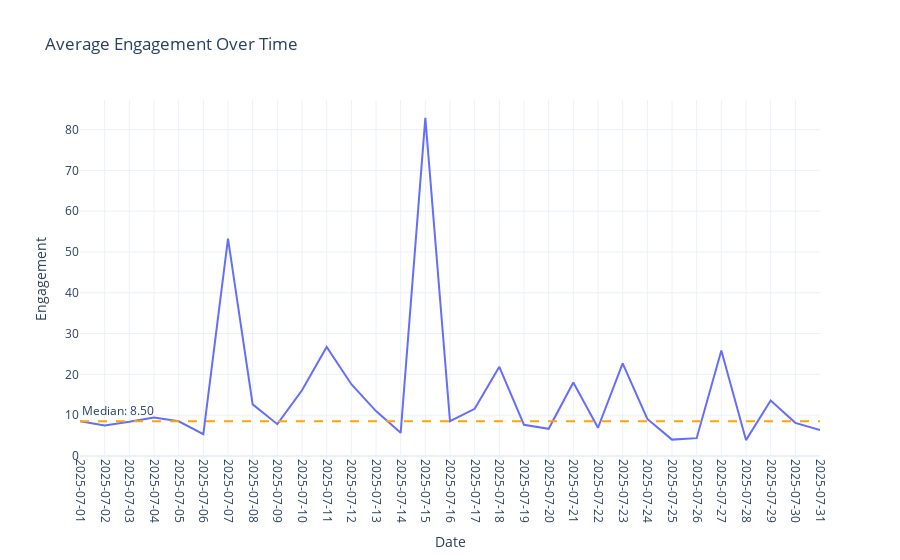

Notebook code cell kept with this figure:
### Code cell
# ---------------------------------------------
# Challenge 3: Engagement Metrics Over Time (Optimized for Large Datasets)
# ---------------------------------------------
# This cell visualizes average engagement over time, using efficient filtering and aggregation.
# Optimization: Vectorized groupby, memory management.

# Use the cleaned DataFrame for all analysis
df = df_final

# 1. Efficient Filtering: Only keep stories with valid engagement and dates
df_engagement = df[df['Engagement'].notnull() & df['Parsed Date'].notnull()]

engagement_daily = df_engagement.groupby('Parsed Date')['Engagement'].mean()
# Remove 08-01 from the date index if present
engagement_daily = engagement_daily[~(engagement_daily.index.strftime('%m-%d') == '08-01')]
# Ensure all dates are shown on the x-axis
# Create a complete date range from min to max date
date_range = pd.date_range(start=engagement_daily.index.min(), end=engagement_daily.index.max(), freq='D')
engagement_daily = engagement_daily.reindex(date_range, fill_value=0)

plt.figure(figsize=(14,6))
sns.lineplot(x=engagement_daily.index, y=engagement_daily.values, marker='o', color='darkgreen', label='Average Engagement')
plt.title('Average Engagement Over Time')
plt.xlabel('Date')
plt.ylabel('Engagement')
# Set major ticks for every day and minor ticks for better granularity
plt.xticks(rotation=90, ha='center', fontsize=8)
plt.gca().xaxis.set_major_locator(plt.matplotlib.dates.DayLocator())
plt.gca().xaxis.set_minor_locator(plt.matplotlib.dates.AutoDateLocator())
plt.gca().xaxis.set_major_formatter(plt.matplotlib.dates.DateFormatter('%Y-%m-%d'))
plt.gca().tick_params(axis='x', which='minor', length=4, color='gray')
# Add median line
median_value = np.median(engagement_daily.values)
plt.axhline(median_value, color='orange', linestyle='--', linewidth=2, label=f'Median: {median_value:.2f}')
plt.legend()
plt.tight_layout()
plt.show()

import plotly.express as px
fig = px.line(x=engagement_daily.index, y=engagement_daily.values,
              title='Average Engagement Over Time',
              labels={'x': 'Date', 'y': 'Engagement'})
# Add median line to plotly
fig.add_hline(y=median_value, line_dash='dash', line_color='orange', annotation_text=f'Median: {median_value:.2f}', annotation_position='top left')
fig.update_layout(template='plotly_white', xaxis=dict(tickangle=90, tickmode='array', tickvals=list(engagement_daily.index), ticktext=[d.strftime('%Y-%m-%d') for d in engagement_daily.index]))
fig.show()

# Memory usage monitoring and cleanup
import sys
print(f"Memory usage (MB): {sys.getsizeof(df_engagement) / 1e6:.2f}")
del df_engagement

### Figure 1 — Plotly figure (JSON) as saved in the notebook; plotly's stock layout.template omitted (floating-point values rounded to 4 significant figures)
{"data": [{"hovertemplate": "Date=%{x}<br>Engagement=%{y}<extra></extra>", "legendgroup": "", "line": {"color": "#636efa", "dash": "solid"}, "marker": {"symbol": "circle"}, "mode": "lines", "name": "", "orientation": "v", "showlegend": false, "type": "scatter", "x": ["2025-07-01T00:00:00.000000000", "2025-07-02T00:00:00.000000000", "2025-07-03T00:00:00.000000000", "2025-07-04T00:00:00.000000000", "2025-07-05T00:00:00.000000000", "2025-07-06T00:00:00.000000000", "2025-07-07T00:00:00.000000000", "2025-07-08T00:00:00.000000000", "2025-07-09T00:00:00.000000000", "2025-07-10T00:00:00.000000000", "2025-07-11T00:00:00.000000000", "2025-07-12T00:00:00.000000000", "2025-07-13T00:00:00.000000000", "2025-07-14T00:00:00.000000000", "2025-07-15T00:00:00.000000000", "2025-07-16T00:00:00.000000000", "2025-07-17T00:00:00.000000000", "2025-07-18T00:00:00.000000000", "2025-07-19T00:00:00.000000000", "2025-07-20T00:00:00.000000000", "2025-07-21T00:00:00.000000000", "2025-07-22T00:00:00.000000000", "2025-07-23T00:00:00.000000000", "2025-07-24T00:00:00.000000000", "2025-07-25T00:00:00.000000000", "2025-07-26T00:00:00.000000000", "2025-07-27T00:00:00.000000000", "2025-07-28T00:00:00.000000000", "2025-07-29T00:00:00.000000000", "2025-07-30T00:00:00.000000000", "2025-07-31T00:00:00.000000000"], "xaxis": "x", "y": [8.478, 7.455, 8.353, 9.444, 8.5, 5.333, 53.27, 12.63, 7.783, 16.08, 26.7, 17.58, 11.0, 5.667, 82.87, 8.5, 11.54, 21.86, 7.619, 6.643, 18.0, 6.905, 22.7, 9.062, 4.0, 4.357, 25.85, 3.88, 13.59, 8.105, 6.333], "yaxis": "y"}], "layout": {"annotations": [{"showarrow": false, "text": "Median: 8.50", "x": 0, "xanchor": "left", "xref": "x domain", "y": 8.5, "yanchor": "bottom", "yref": "y"}], "legend": {"tracegroupgap": 0}, "shapes": [{"line": {"color": "orange", "dash": "dash"}, "type": "line", "x0": 0, "x1": 1, "xref": "x domain", "y0": 8.5, "y1": 8.5, "yref": "y"}], "title": {"text": "Average Engagement Over Time"}, "xaxis": {"anchor": "y", "domain": [0, 1], "tickangle": 90, "tickmode": "array", "ticktext": ["2025-07-01", "2025-07-02", "2025-07-03", "2025-07-04", "2025-07-05", "2025-07-06", "2025-07-07", "2025-07-08", "2025-07-09", "2025-07-10", "2025-07-11", "2025-07-12", "2025-07-13", "2025-07-14", "2025-07-15", "2025-07-16", "2025-07-17", "2025-07-18", "2025-07-19", "2025-07-20", "2025-07-21", "2025-07-22", "2025-07-23", "2025-07-24", "2025-07-25", "2025-07-26", "2025-07-27", "2025-07-28", "2025-07-29", "2025-07-30", "2025-07-31"], "tickvals": ["2025-07-01T00:00:00", "2025-07-02T00:00:00", "2025-07-03T00:00:00", "2025-07-04T00:00:00", "2025-07-05T00:00:00", "2025-07-06T00:00:00", "2025-07-07T00:00:00", "2025-07-08T00:00:00", "2025-07-09T00:00:00", "2025-07-10T00:00:00", "2025-07-11T00:00:00", "2025-07-12T00:00:00", "2025-07-13T00:00:00", "2025-07-14T00:00:00", "2025-07-15T00:00:00", "2025-07-16T00:00:00", "2025-07-17T00:00:00", "2025-07-18T00:00:00", "2025-07-19T00:00:00", "2025-07-20T00:00:00", "2025-07-21T00:00:00", "2025-07-22T00:00:00", "2025-07-23T00:00:00", "2025-07-24T00:00:00", "2025-07-25T00:00:00", "2025-07-26T00:00:00", "2025-07-27T00:00:00", "2025-07-28T00:00:00", "2025-07-29T00:00:00", "2025-07-30T00:00:00", "2025-07-31T00:00:00"], "title": {"text": "Date"}}, "yaxis": {"anchor": "x", "domain": [0, 1], "title": {"text": "Engagement"}}}}
